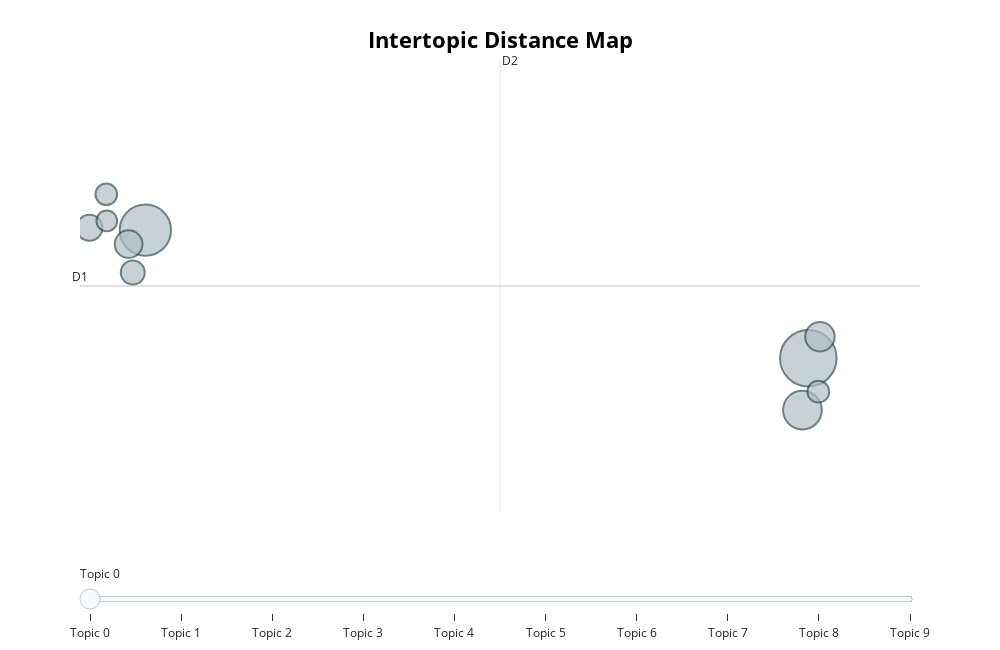

Notebook cell for this chart:
### Code cell
# 各 Topic 間距離圖
topic_fig = topic_model.visualize_topics(
    top_n_topics=10,
    width=1000,
)
topic_fig

### Figure 1 — Plotly figure (JSON) as saved in the notebook; plotly's stock layout.template omitted (floating-point values rounded to 4 significant figures)
{"data": [{"customdata": [[0, "計畫 | 臨床試驗 | 中心 | 開發 | 生技", 330], [1, "智慧 | 服務 | 發展 | 產業 | 應用", 271], [2, "中子 | 行政 | 頻道 | 實驗 | 訊號", 155], [3, "食品 | 食品產業 | 食品安全 | 食材 | 食媒性", 89], [4, "超高畫質 | 基礎 | 產業 | 技術 | 石化", 79], [5, "地下水 | 混凝土 | 水資源 | 氣候變遷 | 用水", 69], [6, "光源 | 光子源 | 設施 | 光束線 | 儀器", 59], [7, "人文 | 社會科學 | 社會創新 | 領域 | 學術", 49], [8, "車輛 | 模組 | 大型 | 系統 | 技術", 48], [9, "研發成果 | 山崩 | 山崩潛勢 | 耐震評估 | 活動斷層", 44]], "hovertemplate": "<b>Topic %{customdata[0]}</b><br>%{customdata[1]}<br>Size: %{customdata[2]}", "legendgroup": "", "marker": {"color": "#B0BEC5", "line": {"color": "DarkSlateGrey", "width": 2}, "size": [330, 271, 155, 89, 79, 69, 59, 49, 48, 44], "sizemode": "area", "sizeref": 0.2062, "symbol": "circle"}, "mode": "markers", "name": "", "orientation": "v", "showlegend": false, "type": "scatter", "x": [17.97, -0.2014, 17.81, 18.28, -0.661, -1.733, -0.5467, 18.24, -1.273, -1.259], "xaxis": "x", "y": [12.66, 14.88, 11.77, 13.03, 14.64, 14.92, 14.15, 12.08, 15.5, 15.04], "yaxis": "y"}], "layout": {"annotations": [{"showarrow": false, "text": "D1", "x": -1.993, "y": 13.91, "yshift": 10}, {"showarrow": false, "text": "D2", "x": 9.517, "xshift": 10, "y": 17.83}], "height": 650, "hoverlabel": {"bgcolor": "white", "font": {"family": "Rockwell", "size": 16}}, "legend": {"itemsizing": "constant", "tracegroupgap": 0}, "margin": {"t": 60}, "shapes": [{"line": {"color": "#CFD8DC", "width": 2}, "type": "line", "x0": 9.517, "x1": 9.517, "y0": 10.0, "y1": 17.83}, {"line": {"color": "#9E9E9E", "width": 2}, "type": "line", "x0": -1.993, "x1": 21.03, "y0": 13.91, "y1": 13.91}], "sliders": [{"active": 0, "pad": {"t": 50}, "steps": [{"args": [{"marker.color": [["red", "#B0BEC5", "#B0BEC5", "#B0BEC5", "#B0BEC5", "#B0BEC5", "#B0BEC5", "#B0BEC5", "#B0BEC5", "#B0BEC5"]]}], "label": "Topic 0", "method": "update"}, {"args": [{"marker.color": [["#B0BEC5", "red", "#B0BEC5", "#B0BEC5", "#B0BEC5", "#B0BEC5", "#B0BEC5", "#B0BEC5", "#B0BEC5", "#B0BEC5"]]}], "label": "Topic 1", "method": "update"}, {"args": [{"marker.color": [["#B0BEC5", "#B0BEC5", "red", "#B0BEC5", "#B0BEC5", "#B0BEC5", "#B0BEC5", "#B0BEC5", "#B0BEC5", "#B0BEC5"]]}], "label": "Topic 2", "method": "update"}, {"args": [{"marker.color": [["#B0BEC5", "#B0BEC5", "#B0BEC5", "red", "#B0BEC5", "#B0BEC5", "#B0BEC5", "#B0BEC5", "#B0BEC5", "#B0BEC5"]]}], "label": "Topic 3", "method": "update"}, {"args": [{"marker.color": [["#B0BEC5", "#B0BEC5", "#B0BEC5", "#B0BEC5", "red", "#B0BEC5", "#B0BEC5", "#B0BEC5", "#B0BEC5", "#B0BEC5"]]}], "label": "Topic 4", "method": "update"}, {"args": [{"marker.color": [["#B0BEC5", "#B0BEC5", "#B0BEC5", "#B0BEC5", "#B0BEC5", "red", "#B0BEC5", "#B0BEC5", "#B0BEC5", "#B0BEC5"]]}], "label": "Topic 5", "method": "update"}, {"args": [{"marker.color": [["#B0BEC5", "#B0BEC5", "#B0BEC5", "#B0BEC5", "#B0BEC5", "#B0BEC5", "red", "#B0BEC5", "#B0BEC5", "#B0BEC5"]]}], "label": "Topic 6", "method": "update"}, {"args": [{"marker.color": [["#B0BEC5", "#B0BEC5", "#B0BEC5", "#B0BEC5", "#B0BEC5", "#B0BEC5", "#B0BEC5", "red", "#B0BEC5", "#B0BEC5"]]}], "label": "Topic 7", "method": "update"}, {"args": [{"marker.color": [["#B0BEC5", "#B0BEC5", "#B0BEC5", "#B0BEC5", "#B0BEC5", "#B0BEC5", "#B0BEC5", "#B0BEC5", "red", "#B0BEC5"]]}], "label": "Topic 8", "method": "update"}, {"args": [{"marker.color": [["#B0BEC5", "#B0BEC5", "#B0BEC5", "#B0BEC5", "#B0BEC5", "#B0BEC5", "#B0BEC5", "#B0BEC5", "#B0BEC5", "red"]]}], "label": "Topic 9", "method": "update"}]}], "title": {"font": {"color": "Black", "size": 22}, "text": "<b>Intertopic Distance Map</b>", "x": 0.5, "xanchor": "center", "y": 0.95, "yanchor": "top"}, "width": 1000, "xaxis": {"anchor": "y", "domain": [0, 1], "range": [-1.993, 21.03], "title": {"text": ""}, "visible": false}, "yaxis": {"anchor": "x", "domain": [0, 1], "range": [10.0, 17.83], "title": {"text": ""}, "visible": false}}}
